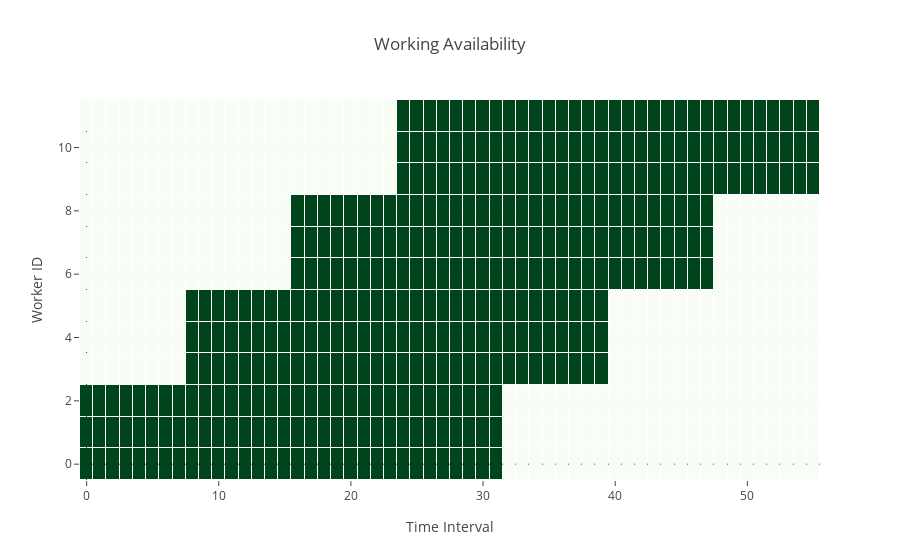

The code cell stored with this chart in its notebook:
### Markdown cell above
The heatmap below shows the availability of our agents over the time horizon:

### Code cell
number_agents = agent_parameters['number_agents']
number_time_intervals = taskload_parameters['number_time_intervals']
a = generate_agent_availability_array(number_agents, number_time_intervals, agent_availability_time_intervals_dict)

trace = go.Figure(data=[go.Heatmap(z=np.invert(a.astype(int))
                , x=[i for i in range(number_time_intervals)]
                , y=[i for i in range(number_agents)]
                , xgap=1, ygap=1
                , colorscale='Greens'
                , showscale=False
                )])
trace.layout.update(title = 'Working Availability',
                    xaxis = go.layout.XAxis(title='Time Interval'),
                    yaxis = go.layout.YAxis(title='Worker ID'))
iplot(trace)

### Figure 1 — Plotly figure (JSON) as saved in the notebook; plotly's stock layout.template omitted (floating-point values rounded to 4 significant figures; data arrays with more than 128 entries replaced by an {"elided": "..."} marker saying what was removed)
{"data": [{"colorscale": "Greens", "showscale": false, "type": "heatmap", "uid": "4b37b774-4459-4888-8861-c00aaaa977de", "x": [0, 1, 2, 3, 4, 5, 6, 7, 8, 9, 10, 11, 12, 13, 14, 15, 16, 17, 18, 19, 20, 21, 22, 23, 24, 25, 26, 27, 28, 29, 30, 31, 32, 33, 34, 35, 36, 37, 38, 39, 40, 41, 42, 43, 44, 45, 46, 47, 48, 49, 50, 51, 52, 53, 54, 55], "xgap": 1, "y": [0, 1, 2, 3, 4, 5, 6, 7, 8, 9, 10, 11], "ygap": 1, "z": {"elided": "12x56 int values"}}], "layout": {"title": {"text": "Working Availability"}, "xaxis": {"title": {"text": "Time Interval"}}, "yaxis": {"title": {"text": "Worker ID"}}}}
